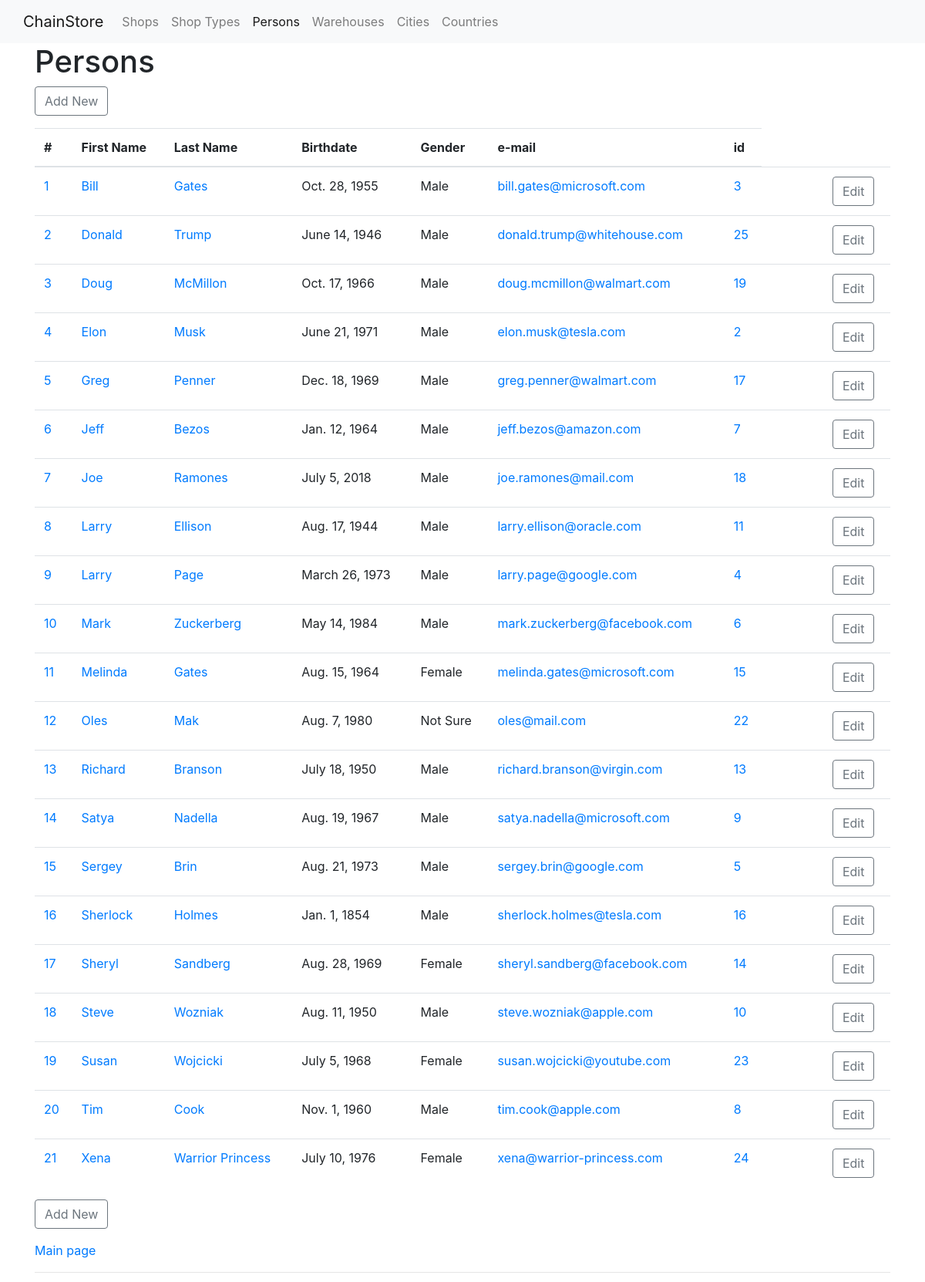
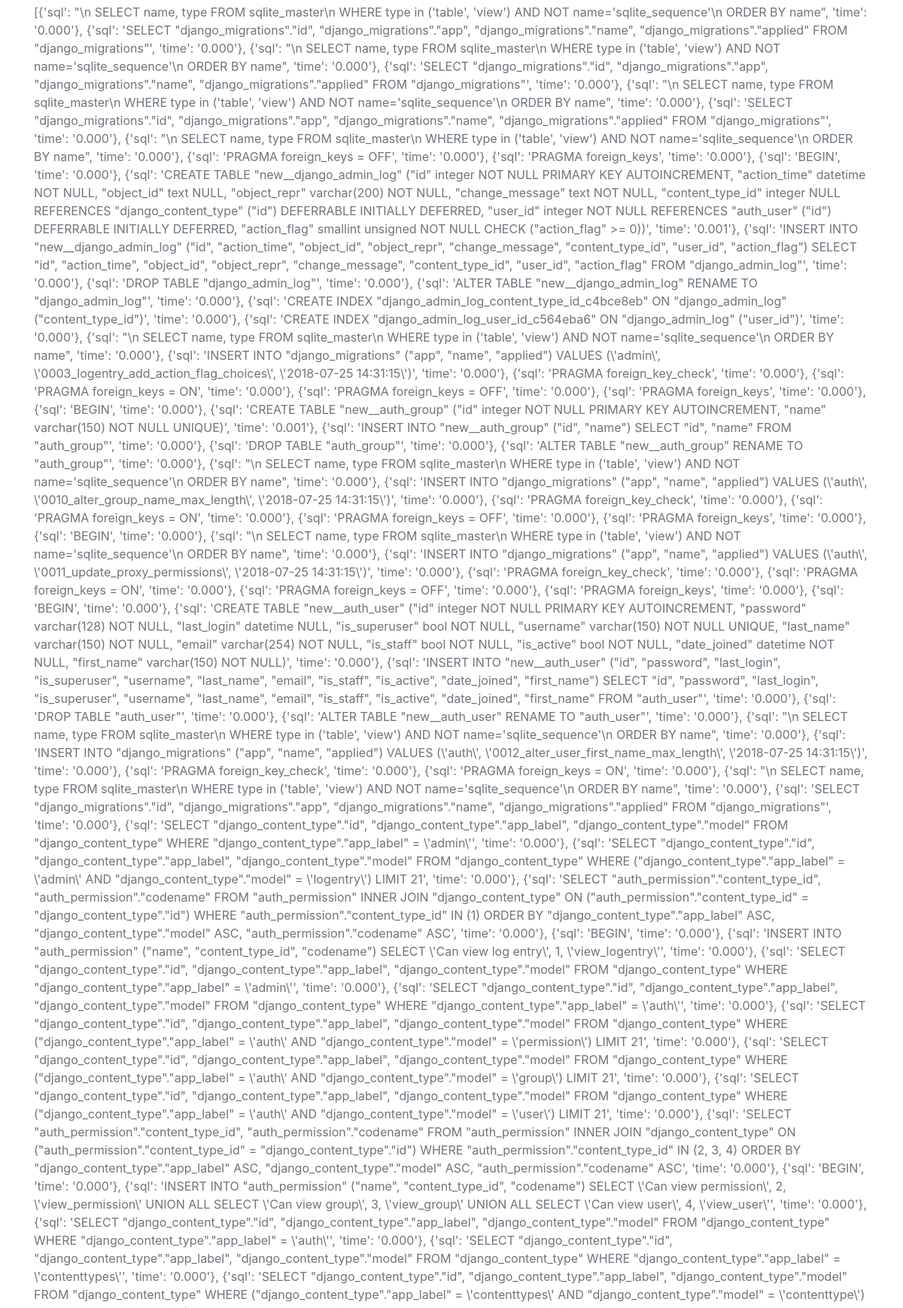
The app's page /person/ (upper part) with its own data (2 pictures, top to bottom).
### person/models.py (models this page shows, shortened)
class Person(models.Model):
    GENDER_MALE = True
    GENDER_FEMALE = False
    GENDER_NOT_SURE = None
    GENDER_CHOISES = (
        (GENDER_MALE, 'Male'),
        (GENDER_FEMALE, 'Female'),
        (GENDER_NOT_SURE, 'Not Sure')
    )
    first_name = models.CharField(max_length=50, verbose_name='First Name')
    last_name = models.CharField(max_length=50, verbose_name='Last Name')
    birthdate = models.DateField(default=datetime.datetime.now)
    gender = models.NullBooleanField(choices=GENDER_CHOISES)
    email = models.EmailField(max_length=70, unique=True, verbose_name='e-mail')
    class Meta:
        verbose_name = 'Person'
        verbose_name_plural = 'Persons'
        ordering = ('first_name', 'last_name')

### person/views.py (the view)
# urls.py: path('person/', PersonList.as_view(), name='person'),
class PersonList(ListView):
    model = Person
    context_object_name = 'persons'
    template_name = 'person/person_list.html'
    def get_context_data(self, **kwargs):
        context = super(PersonList, self).get_context_data(**kwargs)
        context['main_menu_key'] = 'persons'
        return context

### chainstore/context_processors.py (called while the page is built)
def copyright_year():
    opening_year = 2018
    current_year = datetime.now().year
    if current_year > opening_year:
        return f'{opening_year}-{current_year}'
    return opening_year

def chainstore_constants(request):
    return {
        'AUTHOR': 'Maksym Skorupskyi',
        'WEBSITE': 'ChainStore',
        'COPYRIGHT_YEAR': copyright_year(),
        'MAIN_MENU': MAIN_MENU,
        'sql_queries': connection.queries,
    }

### person/templates/person/person_list.html (shortened to what this page needs)
{% extends 'base.html' %}
{% block content %}
    <h1>Persons</h1>
    {% include "chainstore/button_add.html" %}
    {% if persons %}
        <table class="table">
            <thead>
            <tr>
                <th>#</th>
                <th>First Name</th>
                <th>Last Name</th>
                <th>Birthdate</th>
                <th>Gender</th>
                <th>e-mail</th>
                <th>id</th>
            </tr>
            </thead>
            <tbody>
            {% for person in persons %}
                <tr>
                    <td><a href="{% url 'person' pk=person.pk %}">{{ forloop.counter }}</a></td>
                    <td><a href="{% url 'person' pk=person.pk %}">{{ person.first_name }}</a></td>
                    <td><a href="{% url 'person' pk=person.pk %}">{{ person.last_name }}</a></td>
                    <td>{{ person.birthdate }}</td>
                    <td>{{ person.get_gender_display }}</td>
                    <td>{{ person.email|urlize }}</td>
                    <td><a href="{% url 'person' pk=person.pk %}">{{ person.pk }}</a></td>
                    <td><a href="{% url 'person' pk=person.pk %}">{{ person.city.country.name }}</a></td>
                    <td><a href="{% url 'person' pk=person.pk %}">{{ person.city.name }}</a></td>
                    <td><a href="{% url 'person' pk=person.pk %}">{{ person.address }}</a></td>
                    <td>
                        <a href="{% url 'person' pk=person.pk %}edit">
                            <button type="button" class="btn btn-outline-secondary">Edit</button>
                        </a>
                    </td>
                </tr>
            {% empty %}
                List is empty. Please add some elements.
            {% endfor %}
            </tbody>
        </table>
    {% else %}
        <p class="text-muted">
            <i>List of Persons is empty.</i>
        </p>
    {% endif %}
    {% include "chainstore/button_add.html" %}
{% endblock %}

### templates/base.html (shortened to what this page needs)
{% load static %}
<!DOCTYPE html>
<html lang="en">
<head>
    {% block css %}
        <link href="{% static 'bootstrap/css/bootstrap.min.css' %}" rel="stylesheet">
        <link href="{% static 'chainstore/css/style.css' %}" rel="stylesheet">
    {% endblock %}
</head>
<body>
<header>
    {% block header %}
        {% include "header.html" %}
    {% endblock %}
</header>
<div class="container">
    {% block content %}{% endblock %}
    <p><a href="{% url 'main' %}">Main page</a></p>
    <hr>
    <p class="text-muted">{{ sql_queries }}</p>
</div>
</body>
</html>

### templates/header.html (shortened to what this page needs)
<nav class="navbar navbar-expand navbar-light bg-light flex-column flex-md-row bd-navbar">
    <div class="container">
        <a class="navbar-brand" href="{% url 'main' %}">{{ WEBSITE }}</a>
        <div class="collapse navbar-collapse" id="navbarSupportedContent">
            <ul class="navbar-nav mr-auto">
                {% for key, item in MAIN_MENU %}
                    <li {% if main_menu_key == key %} class="active"{% endif %}>
                        <a class="nav-link" href="{{ item.url }}">{{ item.title }}</a>
                    </li>
                {% endfor %}
            </ul>
        </div>
    </div>
</nav>

### chainstore/templates/chainstore/button_add.html
<p>
    <a href="new/edit">
        <button type="button" class="btn btn-outline-secondary">Add New</button>
    </a>
</p>

### chainstore/static/chainstore/css/style.css (style rules this page uses)
html { position: relative; min-height: 100%; }
body { margin-bottom: 50px; }

### records on screen
Person: first_name "Bill", last_name "Gates", birthdate "Oct. 28, 1955", gender "Male", email "bill.gates@microsoft.com", pk "3"
Person: first_name "Donald", last_name "Trump", birthdate "June 14, 1946", gender "Male", email "donald.trump@whitehouse.com", pk "25"
Person: first_name "Doug", last_name "McMillon", birthdate "Oct. 17, 1966", gender "Male", email "doug.mcmillon@walmart.com", pk "19"
Person: first_name "Elon", last_name "Musk", birthdate "June 21, 1971", gender "Male", email "elon.musk@tesla.com", pk "2"
Person: first_name "Greg", last_name "Penner", birthdate "Dec. 18, 1969", gender "Male", email "greg.penner@walmart.com", pk "17"
Person: first_name "Jeff", last_name "Bezos", birthdate "Jan. 12, 1964", gender "Male", email "jeff.bezos@amazon.com", pk "7"
Person: first_name "Joe", last_name "Ramones", birthdate "July 5, 2018", gender "Male", email "joe.ramones@mail.com", pk "18"
Person: first_name "Larry", last_name "Ellison", birthdate "Aug. 17, 1944", gender "Male", email "larry.ellison@oracle.com", pk "11"
Person: first_name "Larry", last_name "Page", birthdate "March 26, 1973", gender "Male", email "larry.page@google.com", pk "4"
Person: first_name "Mark", last_name "Zuckerberg", birthdate "May 14, 1984", gender "Male", email "mark.zuckerberg@facebook.com", pk "6"
Person: first_name "Melinda", last_name "Gates", birthdate "Aug. 15, 1964", gender "Female", email "melinda.gates@microsoft.com", pk "15"
Person: first_name "Oles", last_name "Mak", birthdate "Aug. 7, 1980", gender "Not Sure", email "oles@mail.com", pk "22"
Person: first_name "Richard", last_name "Branson", birthdate "July 18, 1950", gender "Male", email "richard.branson@virgin.com", pk "13"
Person: first_name "Satya", last_name "Nadella", birthdate "Aug. 19, 1967", gender "Male", email "satya.nadella@microsoft.com", pk "9"
Person: first_name "Sergey", last_name "Brin", birthdate "Aug. 21, 1973", gender "Male", email "sergey.brin@google.com", pk "5"
Person: first_name "Sherlock", last_name "Holmes", birthdate "Jan. 1, 1854", gender "Male", email "sherlock.holmes@tesla.com", pk "16"
Person: first_name "Sheryl", last_name "Sandberg", birthdate "Aug. 28, 1969", gender "Female", email "sheryl.sandberg@facebook.com", pk "14"
Person: first_name "Steve", last_name "Wozniak", birthdate "Aug. 11, 1950", gender "Male", email "steve.wozniak@apple.com", pk "10"
Person: first_name "Susan", last_name "Wojcicki", birthdate "July 5, 1968", gender "Female", email "susan.wojcicki@youtube.com", pk "23"
Person: first_name "Tim", last_name "Cook", birthdate "Nov. 1, 1960", gender "Male", email "tim.cook@apple.com", pk "8"
Person: first_name "Xena", last_name "Warrior Princess", birthdate "July 10, 1976", gender "Female", email "xena@warrior-princess.com", pk "24"

### other values on screen
{{ WEBSITE }} "ChainStore"
{{ item.title }} "Shops" "Shop Types" "Persons" "Warehouses" "Cities" "Countries"
